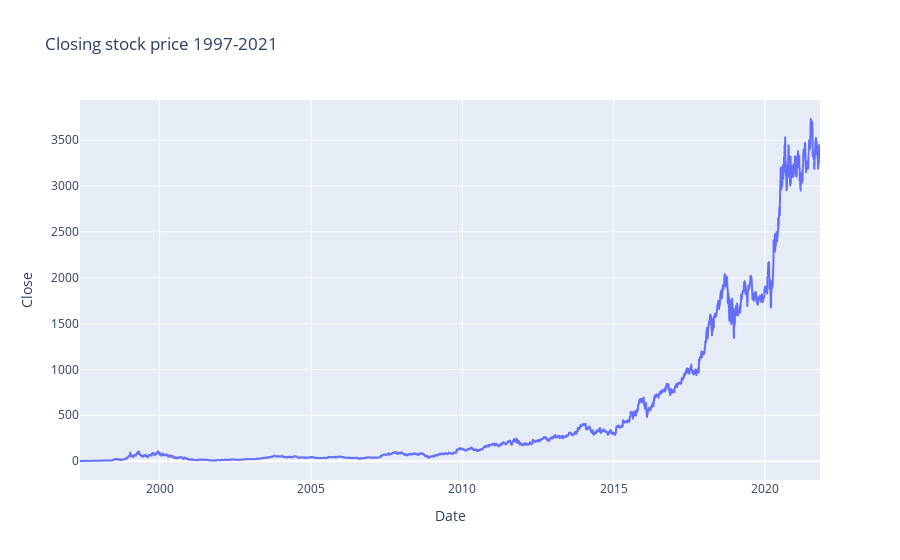

Notebook source saved alongside this figure:
### Code cell
fig = px.line(df, x = 'Date', y = 'Close', title = 'Closing stock price 1997-2021')
fig.show()

### Figure 1 — Plotly figure (JSON) as saved in the notebook; plotly's stock layout.template omitted (floating-point values rounded to 4 significant figures; data arrays with more than 128 entries replaced by an {"elided": "..."} marker saying what was removed)
{"data": [{"hovertemplate": "Date=%{x}<br>Close=%{y}<extra></extra>", "legendgroup": "", "line": {"color": "#636efa", "dash": "solid"}, "marker": {"symbol": "circle"}, "mode": "lines", "name": "", "showlegend": false, "type": "scattergl", "x": {"elided": "6155 str values"}, "xaxis": "x", "y": {"elided": "6155 float values"}, "yaxis": "y"}], "layout": {"legend": {"tracegroupgap": 0}, "title": {"text": "Closing stock price 1997-2021"}, "xaxis": {"anchor": "y", "domain": [0, 1], "title": {"text": "Date"}}, "yaxis": {"anchor": "x", "domain": [0, 1], "title": {"text": "Close"}}}}
